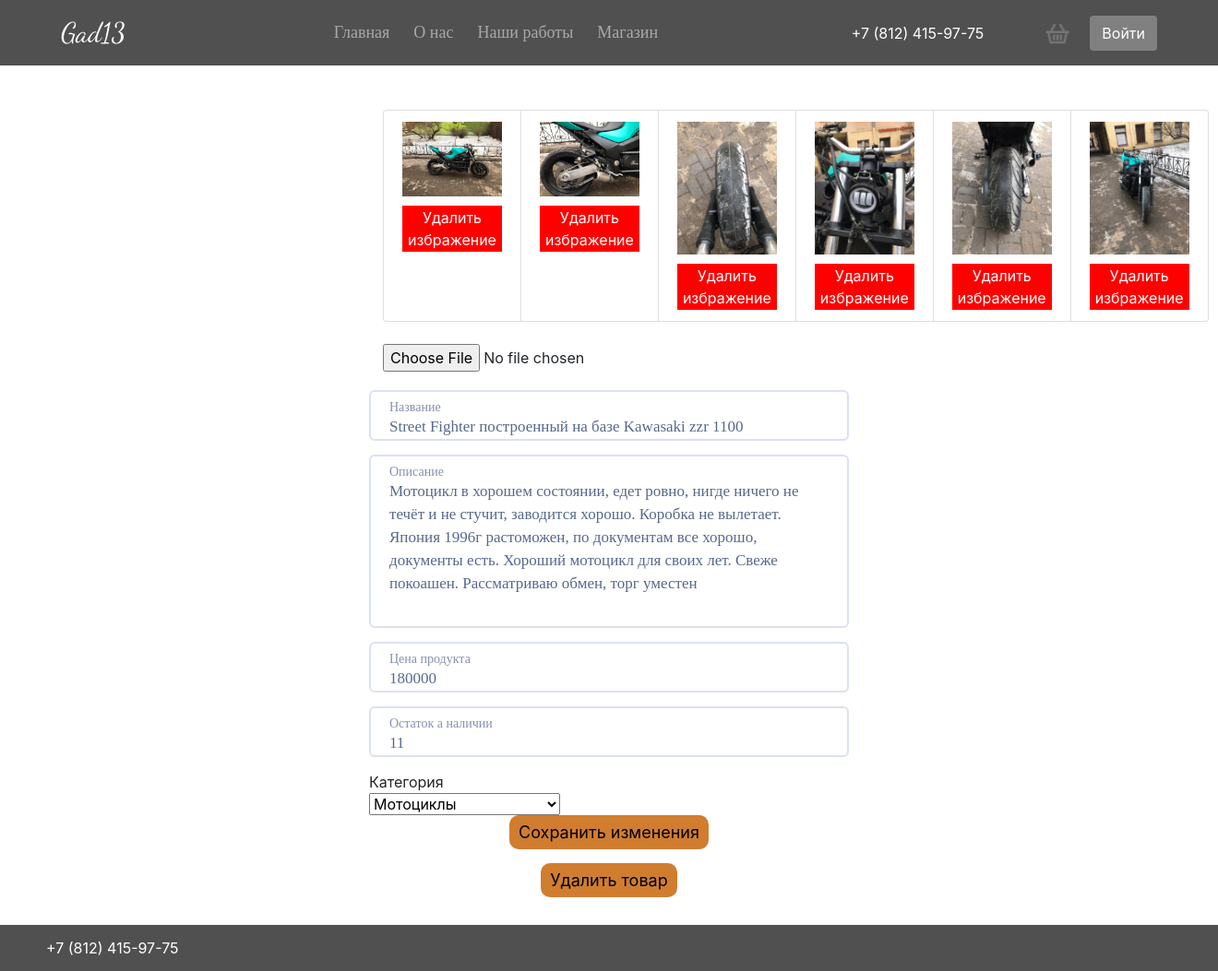
The app's page /store/product/9/, older data.
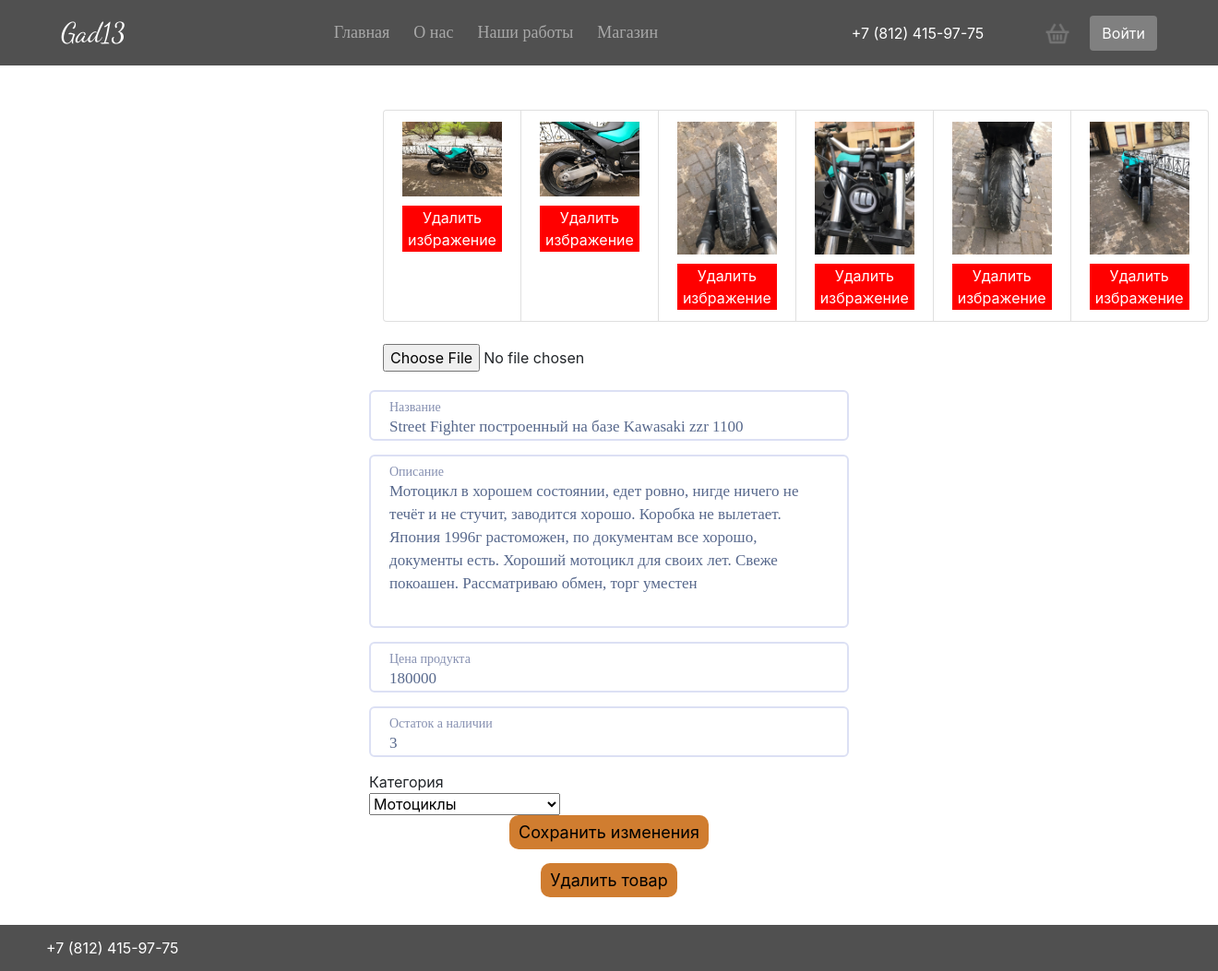
The same page, newer data.
### store/models.py (models this page shows, shortened)
class Product(models.Model):
    title = models.CharField(max_length=255, verbose_name="Название продукта")
    description = models.TextField(verbose_name="Описание продукта")
    price = models.PositiveIntegerField(verbose_name="Цена продукта")
    amount = models.PositiveIntegerField(verbose_name="Остаток а наличии")
    selled = models.IntegerField(default=0 ,verbose_name="Продано товаров")
    category = models.ForeignKey(Category, on_delete=models.CASCADE, null=True)
    created_at = models.DateTimeField(auto_now_add=True)
    updated_at = models.DateTimeField(auto_now=True)
    class Meta:
        verbose_name = "Продукт"
        verbose_name_plural = "Продукты"
    def all_images(self):
        return self.images.all()

### store/views.py (the view, shortened to what this page needs)
# urls.py: path('product/<int:pk>/', views.ProductDetailView.as_view(), name='product-detail'),
class ProductDetailView(View):
    template_name = 'detail_product.html'
    form_product = ProductForm
    form_image = ImageForm
    def get_context(self, request, product):
        context = {}
        images_form = {}
        for image in product.all_images():
            images_form[self.form_image(instance=image)] = image
        context['product'] = product
        context['images_form'] = product.all_images()
        context['product_form'] = self.form_product(instance=product)
        return context
    def get(self, request, *args, **kwargs):
        product = get_object_or_404(Product, pk=kwargs['pk'])
        context = self.get_context(request, product)
        return render(request, self.template_name, context)

### store/forms.py
class ProductForm(ModelForm):
    class Meta:
        model = Product
        fields = ['title', 'description', 'price', 'amount', 'category']

### store/models.py (called while the page is built)
    def __str__(self):
        return self.name

    def __str__(self):
        return "{}".format(self.image.url)

### store/templates/detail_product.html (shortened to what this page needs)
{% extends 'base_store.html' %}
{% block content %}
<main>
  <div class="profile">
    <div class="container">
        <div class="row">
            <div class="col-12 col-sm-12 col-lg-12"><br><br>
            <ul class="list-group list-group-horizontal">
            {% for image in images_form %}
                <li class="list-group-item justify-content-between align-items-center">
                    <div class="image-parent">
                        <img src="{{ image }}" width="500" height="600" class="img-fluid" alt="quixote">
                    </div>
                    <form action="?" method="post" enctype="multipart/form-data">{% csrf_token %}
                    <button type="submit" name="delete" value="{{ image.id }}" class="delite_button">Удалить избражение</button>
                    </form>
                </li>
            {% endfor %}
            </ul>
            </div>
        </div><br>
        <form action="?" method="post" enctype="multipart/form-data">{% csrf_token %}
        <input type="file" name="image" accept="image/*" id="id_image">
    </div>
    <div class="profile__inputs">
        <div class="profile__inputs_field">
        <div class='field'>
            {{ product_form.title }}
            <label for='passport_fiz' class="show">Название</label>
        </div>
        <div class='field'>
            {{ product_form.description }}
            <label for='passport_fiz' class="show">Описание</label>
        </div>
        <div class='field'>
            {{ product_form.price }}
            <label for='passport_fiz' class="show">Цена продукта</label>
        </div>
        <div class='field'>
            {{ product_form.amount }}
            <label for='passport_fiz' class="show">Остаток а наличии</label>
        </div>
        <div class='field'>
            <div class="show">Категория</div>
            {{ product_form.category }}
        </div>
        <div class="profile_save_edit">
          <button type="submit" name="button">Сохранить изменения</button>
        </div>
        <div class="profile_save_edit" style="margin-top: 15px;">
          <button type="submit" name="delete_product" value="{{ product.id }}">Удалить товар</button>
        </div>
      </div>
    </div>
  </div>
</main>
{% endblock %}

Row changes from the older to the newer data that the page shows:
changed Product "Street Fighter построенный на базе Kawasaki zzr 1100": amount "11" → "3"
